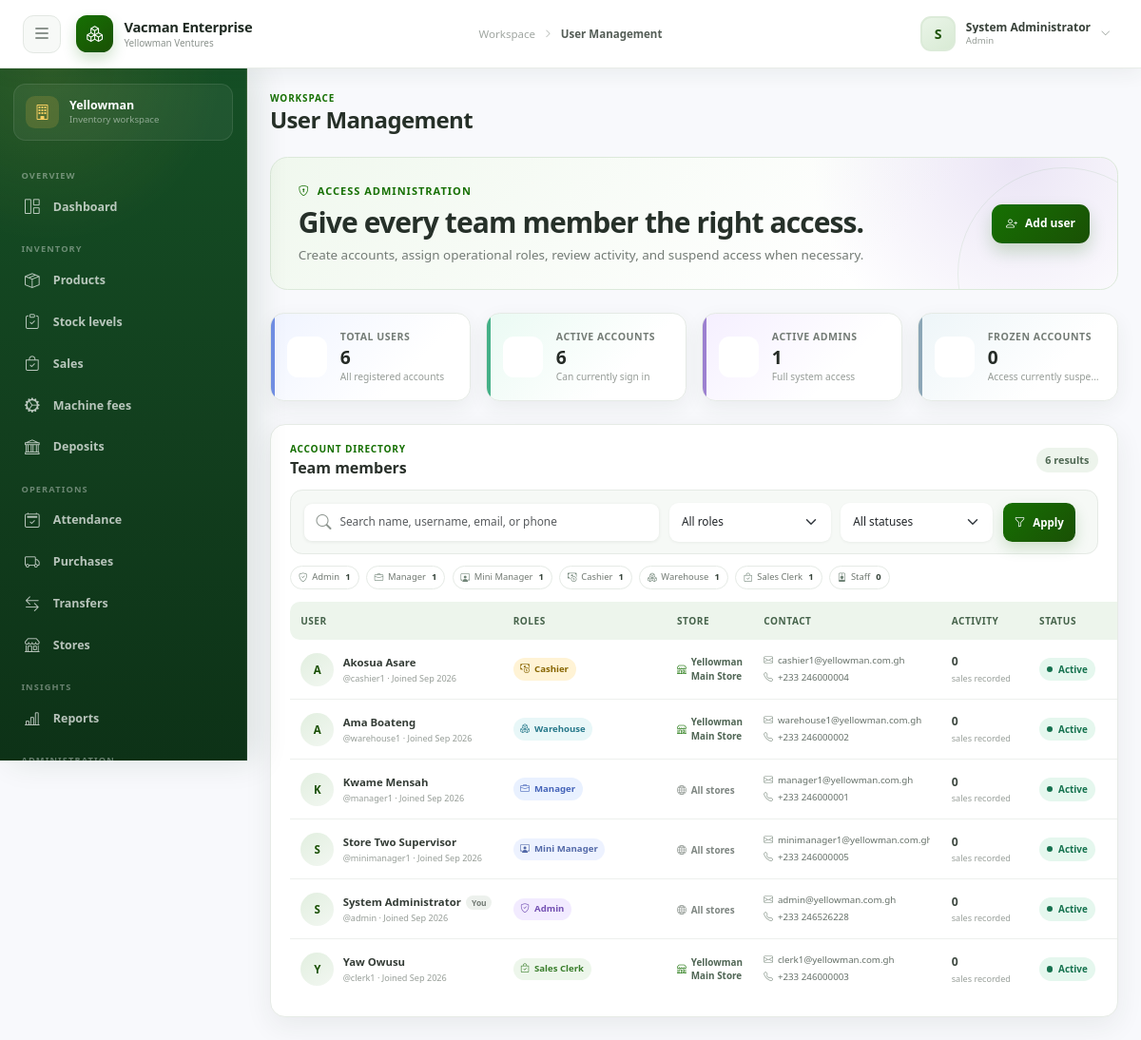
/admin.php (signed in), run on the app's committed database.
### tables this page shows
CREATE TABLE IF NOT EXISTS `users` (
  `id` int(11) NOT NULL AUTO_INCREMENT,
  `username` varchar(50) NOT NULL,
  `password` varchar(255) NOT NULL,
  `full_name` varchar(100) NOT NULL,
  `email` varchar(100) DEFAULT NULL,
  `phone` varchar(20) DEFAULT NULL,
  `photo` varchar(255) DEFAULT NULL,
  `role` enum('admin','manager','mini_manager','cashier','warehouse','sales_clerk','staff') NOT NULL DEFAULT 'sales_clerk',
  `roles` varchar(255) DEFAULT NULL,
  `store_id` int(11) DEFAULT NULL,
  `status` enum('active','frozen') NOT NULL DEFAULT 'active',
  `created_at` timestamp NOT NULL DEFAULT current_timestamp(),
  `updated_at` timestamp NOT NULL DEFAULT current_timestamp() ON UPDATE current_timestamp(),
  PRIMARY KEY (`id`),
  UNIQUE KEY `username` (`username`),
  KEY `idx_username` (`username`),
  KEY `idx_role` (`role`),
  KEY `store_id` (`store_id`),
  KEY `idx_user_status` (`status`)
);

CREATE TABLE IF NOT EXISTS `stores` (
  `id` int(11) NOT NULL AUTO_INCREMENT,
  `name` varchar(100) NOT NULL,
  `location` varchar(255) NOT NULL,
  `address` text DEFAULT NULL,
  `contact_phone` varchar(20) DEFAULT NULL,
  `manager_id` int(11) DEFAULT NULL,
  `status` enum('active','inactive') DEFAULT 'active',
  `created_at` timestamp NOT NULL DEFAULT current_timestamp(),
  `updated_at` timestamp NOT NULL DEFAULT current_timestamp() ON UPDATE current_timestamp(),
  PRIMARY KEY (`id`),
  KEY `manager_id` (`manager_id`),
  KEY `idx_status` (`status`)
);

### includes/functions.php (called while the page is built, shortened)
<?php
function e(?string $value): string
{
    return htmlspecialchars($value ?? '', ENT_QUOTES, 'UTF-8');
}
function old(array $source, string $key, string $default = ''): string
{
    return e((string) ($source[$key] ?? $default));
}

### includes/auth.php (called while the page is built, shortened)
<?php
function current_user(): ?array
{
    return $_SESSION['user'] ?? null;
}

### admin.php (the view, shortened to what this page needs)
<?php
$pdo = db();
$roles = ['admin', 'manager', 'mini_manager', 'cashier', 'warehouse', 'sales_clerk', 'staff'];
$currentUserId = (int) current_user()['id'];
$sql = "SELECT u.id, u.username, u.full_name, u.email, u.phone, u.role, u.roles, u.store_id, u.status, u.created_at,
               st.name AS store_name,
               (SELECT COUNT(*) FROM sales s WHERE s.user_id = u.id) AS sales_count
        FROM users u
        LEFT JOIN stores st ON st.id = u.store_id";
$params = [];
$sql .= ' ORDER BY u.full_name';
$userStmt = $pdo->prepare($sql);
$userStmt->execute($params);
$users = $userStmt->fetchAll();
$userMetrics = $pdo->query("SELECT COUNT(*) AS total_users,
    COALESCE(SUM(status = 'active'), 0) AS active_users,
    COALESCE(SUM(FIND_IN_SET('admin', COALESCE(NULLIF(roles, ''), role)) > 0 AND status = 'active'), 0) AS active_admins,
    COALESCE(SUM(status = 'frozen'), 0) AS frozen_users
    FROM users")->fetch();
$roleCounts = array_fill_keys($roles, 0);
foreach ($pdo->query("SELECT COALESCE(NULLIF(roles, ''), role) AS assigned_roles FROM users")->fetchAll(PDO::FETCH_COLUMN) as $assignedRoleList) {
    foreach (explode(',', $assignedRoleList) as $assignedRole) {
        if (array_key_exists($assignedRole, $roleCounts)) $roleCounts[$assignedRole]++;
    }
}
function user_role_label(string $role): string
{
    return ucwords(str_replace('_', ' ', $role));
}
function user_role_icon(string $role): string
{
    return match ($role) {
        'admin' => 'shield-check',
        'manager' => 'briefcase',
        'mini_manager' => 'person-workspace',
        'cashier' => 'cash-coin',
        'staff' => 'person-badge',
        'warehouse' => 'boxes',
        default => 'bag-check',
    };
}
$showAuditPage = ($_GET['section'] ?? '') === 'audit';
require __DIR__ . '/includes/header.php';
?>
<?php if (!$showAuditPage): ?>
<section class="user-hero mb-4">
  <div>
    <span class="user-overline"><i class="bi bi-shield-lock me-2"></i>Access administration</span>
    <h2>Give every team member the right access.</h2>
    <p>Create accounts, assign operational roles, review activity, and suspend access when necessary.</p>
  </div>
  <button class="btn user-new-button" data-bs-toggle="modal" data-bs-target="#addUserModal"><i class="bi bi-person-plus me-2"></i>Add user</button>
</section>
<section class="user-kpi-grid mb-4" aria-label="User account summary">
  <div class="user-kpi user-kpi-total"><span class="user-kpi-icon"><i class="bi bi-people"></i></span><div><span>Total users</span><strong><?= (int) $userMetrics['total_users'] ?></strong><small>All registered accounts</small></div></div>
  <div class="user-kpi user-kpi-active"><span class="user-kpi-icon"><i class="bi bi-person-check"></i></span><div><span>Active accounts</span><strong><?= (int) $userMetrics['active_users'] ?></strong><small>Can currently sign in</small></div></div>
  <div class="user-kpi user-kpi-admin"><span class="user-kpi-icon"><i class="bi bi-shield-check"></i></span><div><span>Active admins</span><strong><?= (int) $userMetrics['active_admins'] ?></strong><small>Full system access</small></div></div>
  <div class="user-kpi user-kpi-frozen"><span class="user-kpi-icon"><i class="bi bi-snow"></i></span><div><span>Frozen accounts</span><strong><?= (int) $userMetrics['frozen_users'] ?></strong><small>Access currently suspended</small></div></div>
</section>
<div class="row g-4 align-items-start">
  <div class="col-12">
    <section class="user-panel">
      <header class="user-panel-header">
        <div><span class="user-section-label">Account directory</span><h3>Team members</h3></div>
        <span class="user-result-count"><?= count($users) ?> result<?= count($users) === 1 ? '' : 's' ?></span>
      </header>
      <form class="user-filters" method="GET" action="admin.php" role="search">
        <div class="user-search"><i class="bi bi-search"></i><input type="search" class="form-control" name="q" value="<?= old($_GET, 'q') ?>" placeholder="Search name, username, email, or phone"></div>
        <select class="form-select" name="role" aria-label="Filter by role"><option value="all">All roles</option></select>
        <select class="form-select" name="status" aria-label="Filter by status"><option value="all">All statuses</option></select>
        <button class="btn user-filter-button" type="submit"><i class="bi bi-funnel me-2"></i>Apply</button>
      </form>
      <div class="user-role-strip" aria-label="Users by role">
        <?php foreach ($roles as $role): ?><span><i class="bi bi-<?= user_role_icon($role) ?>"></i><?= e(user_role_label($role)) ?><strong><?= (int) ($roleCounts[$role] ?? 0) ?></strong></span><?php endforeach; ?>
      </div>
      <div class="table-responsive user-table-wrap">
        <table class="table align-middle user-table mb-0">
          <thead><tr><th>User</th><th>Roles</th><th>Store</th><th>Contact</th><th>Activity</th><th>Status</th><th class="text-end">Actions</th></tr></thead>
          <tbody>
            <?php if (!$users): ?>
            <tr><td colspan="7"><div class="user-empty"><i class="bi bi-people"></i><strong>No users found</strong><span>Try another search, role, store, or account status.</span></div></td></tr>
            <?php else: foreach ($users as $user): $isCurrentUser = (int) $user['id'] === $currentUserId; $userRoles = explode(',', $user['roles'] ?: $user['role']); ?>
            <tr>
              <td><div class="user-identity"><span><?= e(strtoupper(substr($user['full_name'], 0, 1))) ?></span><div><strong><?= e($user['full_name']) ?><?php if ($isCurrentUser): ?><em>You</em><?php endif; ?></strong><small>@<?= e($user['username']) ?> · Joined <?= e(date('M Y', strtotime($user['created_at']))) ?></small></div></div></td>
              <td><div class="user-role-list"><?php foreach ($userRoles as $userRole): ?><span class="user-role role-<?= e($userRole) ?>"><i class="bi bi-<?= user_role_icon($userRole) ?>"></i><?= e(user_role_label($userRole)) ?></span><?php endforeach; ?></div></td>
              <td><?php if ($user['store_name']): ?><span class="user-store"><i class="bi bi-shop"></i><?= e($user['store_name']) ?></span><?php else: ?><span class="user-store global"><i class="bi bi-globe2"></i>All stores</span><?php endif; ?></td>
              <td><div class="user-contact"><?php if ($user['email']): ?><a href="mailto:<?= e($user['email']) ?>"><i class="bi bi-envelope"></i><?= e($user['email']) ?></a><?php else: ?><span><i class="bi bi-envelope"></i>No email</span><?php endif; ?><?php if ($user['phone']): ?><a href="tel:<?= e($user['phone']) ?>"><i class="bi bi-telephone"></i><?= e($user['phone']) ?></a><?php endif; ?></div></td>
              <td><div class="user-activity"><strong><?= number_format((int) $user['sales_count']) ?></strong><small>sales recorded</small></div></td>
              <td><span class="user-status <?= e($user['status']) ?>"><i></i><?= e(ucfirst($user['status'])) ?></span></td>
              <td class="text-end"></td>
            </tr>
            <?php endforeach; endif; ?>
          </tbody>
        </table>
      </div>
    </section>
  </div>
</div>
<?php endif; ?>
<?php
require __DIR__ . '/includes/footer.php';
?>

### data on the page
users: full_name "A", full_name "Akosua Asare", username "cashier1", created_at "Sep 2026", roles "Cashier", store.name "Yellowman Main Store", email "cashier1@yellowman.com.gh", phone "+233 246000004", sales_count "0", status "Active"
users: full_name "A", full_name "Ama Boateng", username "warehouse1", created_at "Sep 2026", roles "Warehouse", store.name "Yellowman Main Store", email "warehouse1@yellowman.com.gh", phone "+233 246000002", sales_count "0", status "Active"
users: full_name "K", full_name "Kwame Mensah", username "manager1", created_at "Sep 2026", roles "Manager", shows "All stores", email "manager1@yellowman.com.gh", phone "+233 246000001", sales_count "0", status "Active"
users: full_name "S", full_name "Store Two Supervisor", username "minimanager1", created_at "Sep 2026", roles "Mini Manager", shows "All stores", email "minimanager1@yellowman.com.…", phone "+233 246000005", sales_count "0", status "Active"
users: full_name "S", full_name "System Administrator", shows "You", username "admin", created_at "Sep 2026", roles "Admin", shows "All stores", email "admin@yellowman.com.gh", phone "+233 246526228", sales_count "0", status "Active"
users: full_name "Y", full_name "Yaw Owusu", username "clerk1", created_at "Sep 2026", roles "Sales Clerk", store.name "Yellowman Main Store", email "clerk1@yellowman.com.gh", phone "+233 246000003", sales_count "0", status "Active"

### other printed values
APP_NAME "Vacman Enterprise"
BUSINESS_NAME "Yellowman Ventures"
$pageTitle "User Management"
substr($user['full_name'] ?? 'U', 0, 1) "S"
$user['full_name'] "System Administrator"
implode(' · ', $userRoleLabels) "Admin"
$userMetrics['total_users'] "6"
$userMetrics['active_users'] "6"
$userMetrics['active_admins'] "1"
$userMetrics['frozen_users'] "0"
count($users) "6"
user_role_label($role) "Admin"
$roleCounts[$role] "1"
user_role_label($role) "Manager"
user_role_label($role) "Mini Manager"
